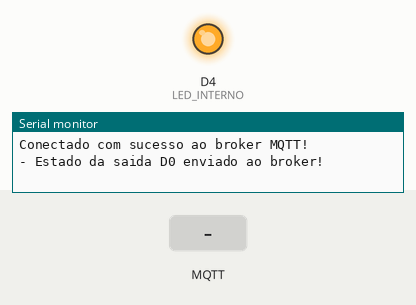
A sketch run on a simulated ESP8266 (NodeMCU). Parts: output pins drawn as LEDs (lit = HIGH), the last lines printed to the serial monitor. The test bench sets the inputs (shaded band). WiFi joins after 1.5 s; servers stay silent unless stated; no MQTT or app messages arrive unless stated.

Above: at 2.7 s.
2.8 s: MQTT message "L" arrives on the first subscribed topic
At 5.1 s:
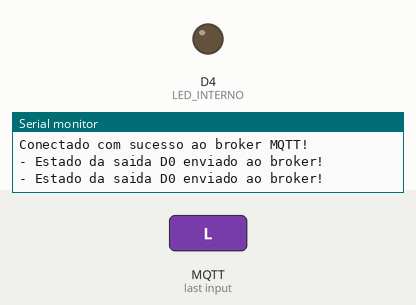
6.0 s: MQTT message "D" arrives on the first subscribed topic
At 7.9 s:
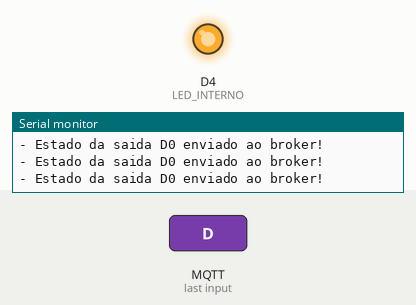
Timing chart, 0 to 9.4 s (numbered marks = the images above; inputs shaded):
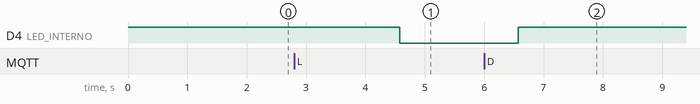

Measured:
- after the input at 2.8 s, D4 (LED_INTERNO): HIGH → LOW after 1.8 s
- after the input at 6.0 s, D4 (LED_INTERNO): LOW → HIGH after 0.58 s

The sketch:

teste_mqtt.ino
```cpp
#include <ESP8266WiFi.h> // Importa a Biblioteca ESP8266WiFi
#include <PubSubClient.h> // Importa a Biblioteca PubSubClient
#include <ESP8266mDNS.h>
#include <WiFiUdp.h>
#include <ArduinoOTA.h>

//defines:
//defines de id mqtt e tópicos para publicação e subscribe
#define TOPICO_SUBSCRIBE "NODEMCU_PIPA"     //tópico MQTT de escuta
#define TOPICO_PUBLISH   "NODEJS_PIPA"    //tópico MQTT de envio de informações para Broker
                                                   //IMPORTANTE: recomendamos fortemente alterar os nomes
                                                   //            desses tópicos. Caso contrário, há grandes
                                                   //            chances de você controlar e monitorar o NodeMCU
                                                   //            de outra pessoa.
#define ID_MQTT  "clientId-ZMjPkCVLXN"     //id mqtt (para identificação de sessão)
                               //IMPORTANTE: este deve ser único no broker (ou seja,
                               //            se um client MQTT tentar entrar com o mesmo
                               //            id de outro já conectado ao broker, o broker
                               //            irá fechar a conexão de um deles).


//defines - mapeamento de pinos do NodeMCU
#define LED_INTERNO    LED_BUILTIN
#define D0    16
#define D1    5
#define D2    4
#define D3    0
#define D4    2
#define D5    14
#define D6    12
#define D7    13
#define D8    15
#define D9    3
#define D10   1


// WIFI
const char* SSID = "Wifi"; // SSID / nome da rede WI-FI que deseja se conectar
const char* PASSWORD = "w1f1gabriel"; // Senha da rede WI-FI que deseja se conectar

// MQTT
const char* BROKER_MQTT = "1edb5962ccd94d1eb94987063a8f3b6f.s1.eu.hivemq.cloud";
//const char* BROKER_MQTT = "broker.hivemq.com"; //URL do broker MQTT que se deseja utilizar
int BROKER_PORT = 8883; // Porta do Broker MQTT


//Variáveis e objetos globais
WiFiClient espClient; // Cria o objeto espClient
PubSubClient MQTT(espClient); // Instancia o Cliente MQTT passando o objeto espClient
char EstadoSaida = '0';  //variável que armazena o estado atual da saída

//Prototypes
void initSerial();
void initWiFi();
void initMQTT();
void reconectWiFi();
void configOTA();
void initOTA();
void mqtt_callback(char* topic, byte* payload, unsigned int length);
void VerificaConexoesWiFIEMQTT(void);
void InitOutput(void);

/*
 *  Implementações das funções
 */
void setup()
{
    //inicializações:
    InitOutput();
    initSerial();
    initWiFi();
    configOTA();
    initOTA();
    initMQTT();
}

void initOTA(){
    ArduinoOTA.begin();
}
//Função: inicializa comunicação serial com baudrate 115200 (para fins de monitorar no terminal serial
//        o que está acontecendo.
//Parâmetros: nenhum
//Retorno: nenhum
void initSerial()
{
    Serial.begin(115200);
    Serial.println("Booting");
}


void configOTA(){

  // Port defaults to 8266
  // ArduinoOTA.setPort(8266);

  // Hostname defaults to esp8266-[ChipID]
  // ArduinoOTA.setHostname("myesp8266");

  // No authentication by default
  // ArduinoOTA.setPassword("admin");

  // Password can be set with it's md5 value as well
  // MD5(admin) = 21232f297a57a5a743894a0e4a801fc3
  // ArduinoOTA.setPasswordHash("21232f297a57a5a743894a0e4a801fc3");

  ArduinoOTA.onStart([]() {
  String type;
  if (ArduinoOTA.getCommand() == U_FLASH) {
    type = "sketch";
  } else { // U_FS
    type = "filesystem";
  }
    // NOTE: if updating FS this would be the place to unmount FS using FS.end()
    Serial.println("Start updating " + type);
  });
  ArduinoOTA.onEnd([]() {
    Serial.println("\nEnd");
  });
  ArduinoOTA.onProgress([](unsigned int progress, unsigned int total) {
    Serial.printf("Progress: %u%%\r", (progress / (total / 100)));
  });
  ArduinoOTA.onError([](ota_error_t error) {
    Serial.printf("Error[%u]: ", error);
    if (error == OTA_AUTH_ERROR) {
      Serial.println("Auth Failed");
    } else if (error == OTA_BEGIN_ERROR) {
      Serial.println("Begin Failed");
    } else if (error == OTA_CONNECT_ERROR) {
      Serial.println("Connect Failed");
    } else if (error == OTA_RECEIVE_ERROR) {
      Serial.println("Receive Failed");
    } else if (error == OTA_END_ERROR) {
      Serial.println("End Failed");
    }
  });
}


//Função: inicializa e conecta-se na rede WI-FI desejada
//Parâmetros: nenhum
//Retorno: nenhum
void initWiFi()
{
    WiFi.mode(WIFI_STA);
    delay(10);
    Serial.println("------Conexao WI-FI------");
    Serial.print("Conectando-se na rede: ");
    Serial.println(SSID);
    Serial.println("Aguarde");

    reconectWiFi();
}

//Função: inicializa parâmetros de conexão MQTT(endereço do
//        broker, porta e seta função de callback)
//Parâmetros: nenhum
//Retorno: nenhum
void initMQTT()
{
    MQTT.setServer(BROKER_MQTT, BROKER_PORT);   //informa qual broker e porta deve ser conectado
    MQTT.setCallback(mqtt_callback);            //atribui função de callback (função chamada quando qualquer informação de um dos tópicos subescritos chega)
}

//Função: função de callback
//        esta função é chamada toda vez que uma informação de
//        um dos tópicos subescritos chega)
//Parâmetros: nenhum
//Retorno: nenhum
void mqtt_callback(char* topic, byte* payload, unsigned int length)
{
    String msg;

    //obtem a string do payload recebido
    for(int i = 0; i < length; i++)
    {
       char c = (char)payload[i];
       msg += c;
    }

    //toma ação dependendo da string recebida:
    //verifica se deve colocar nivel alto de tensão na saída LED_INTERNO:
    //IMPORTANTE: o Led já contido na placa é acionado com lógica invertida (ou seja,
    //enviar HIGH para o output faz o Led apagar / enviar LOW faz o Led acender)
    if (msg.equals("L"))
    {
        digitalWrite(LED_INTERNO, LOW);
        EstadoSaida = '1';
    }

    //verifica se deve colocar nivel alto de tensão na saída LED_INTERNO:
    if (msg.equals("D"))
    {
        digitalWrite(LED_INTERNO, HIGH);
        EstadoSaida = '0';
    }

}

//Função: reconecta-se ao broker MQTT (caso ainda não esteja conectado ou em caso de a conexão cair)
//        em caso de sucesso na conexão ou reconexão, o subscribe dos tópicos é refeito.
//Parâmetros: nenhum
//Retorno: nenhum
void reconnectMQTT()
{
    while (!MQTT.connected())
    {
        Serial.print("* Tentando se conectar ao Broker MQTT: ");
        Serial.println(BROKER_MQTT);
        if (MQTT.connect(ID_MQTT))
        {
            Serial.println("Conectado com sucesso ao broker MQTT!");
            MQTT.subscribe(TOPICO_SUBSCRIBE);
        }
        else
        {
            Serial.println("Falha ao reconectar no broker.");
            Serial.println("Havera nova tentatica de conexao em 2s");
            delay(2000);
        }
    }
}

//Função: reconecta-se ao WiFi
//Parâmetros: nenhum
//Retorno: nenhum
void reconectWiFi()
{
    //se já está conectado a rede WI-FI, nada é feito.
    //Caso contrário, são efetuadas tentativas de conexão
    if (WiFi.status() == WL_CONNECTED)
        return;

    WiFi.begin(SSID, PASSWORD); // Conecta na rede WI-FI

    while (WiFi.waitForConnectResult() != WL_CONNECTED) {
        Serial.println("Connection Failed! Rebooting...");
        delay(5000);
        ESP.restart();
    }

    Serial.println();
    Serial.print("Conectado com sucesso na rede ");
    Serial.print(SSID);
    Serial.println("IP obtido: ");
    Serial.println(WiFi.localIP());
}

//Função: verifica o estado das conexões WiFI e ao broker MQTT.
//        Em caso de desconexão (qualquer uma das duas), a conexão
//        é refeita.
//Parâmetros: nenhum
//Retorno: nenhum
void VerificaConexoesWiFIEMQTT(void)
{
    if (!MQTT.connected())
        reconnectMQTT(); //se não há conexão com o Broker, a conexão é refeita

     reconectWiFi(); //se não há conexão com o WiFI, a conexão é refeita
}

//Função: envia ao Broker o estado atual do output
//Parâmetros: nenhum
//Retorno: nenhum
void EnviaEstadoOutputMQTT(void)
{
    if (EstadoSaida == '0')
      MQTT.publish(TOPICO_PUBLISH, "{\"s1\":true,\"s2\":false,\"s3\":false,\"s4\":false}");

    if (EstadoSaida == '1')
      MQTT.publish(TOPICO_PUBLISH, "L");

    Serial.println("- Estado da saida D0 enviado ao broker!");
    delay(1000);
}

//Função: inicializa o output em nível lógico baixo
//Parâmetros: nenhum
//Retorno: nenhum
void InitOutput(void)
{
    //IMPORTANTE: o Led já contido na placa é acionado com lógica invertida (ou seja,
    //enviar HIGH para o output faz o Led apagar / enviar LOW faz o Led acender)
    pinMode(LED_INTERNO, OUTPUT);
    digitalWrite(LED_INTERNO, HIGH);
}


//programa principal
void loop()
{
    ArduinoOTA.handle();

    //garante funcionamento das conexões WiFi e ao broker MQTT
    VerificaConexoesWiFIEMQTT();

    //envia o status de todos os outputs para o Broker no protocolo esperado
    EnviaEstadoOutputMQTT();

    //keep-alive da comunicação com broker MQTT
    MQTT.loop();

    MQTT.publish(TOPICO_PUBLISH, "{\"s1\":true,\"s2\":false,\"s3\":false,\"s4\":false}");
    delay(1000);
}
```
